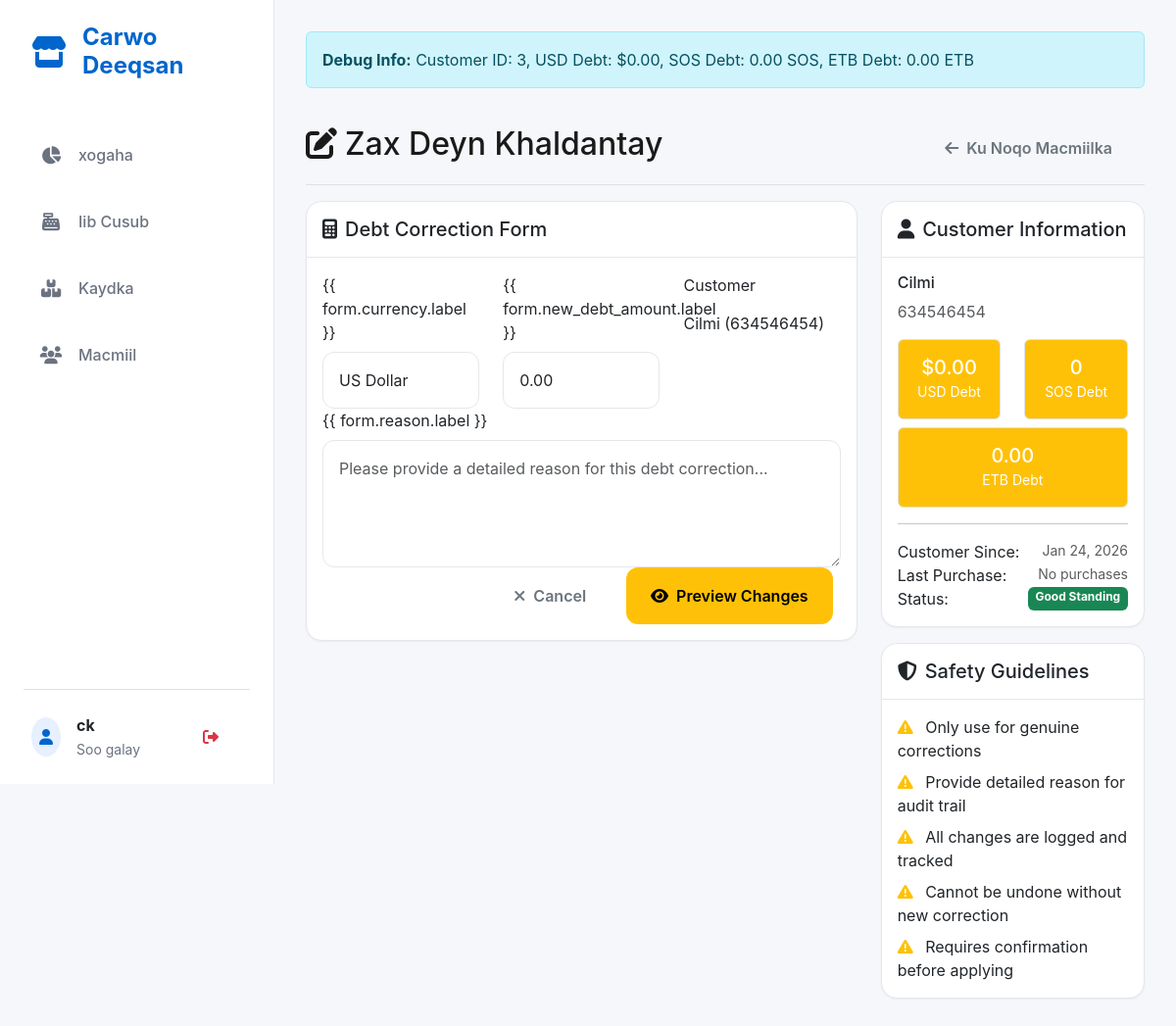
/customers/3/correct-debt/ (signed in), run on the app's committed database.
### core/models.py (models this page shows, shortened)
class User(AbstractUser):
    phone = models.CharField(max_length=15, blank=True, null=True)
    date_created = models.DateTimeField(auto_now_add=True)
    date_updated = models.DateTimeField(auto_now=True)
    class Meta:
        verbose_name = "Admin User"
        verbose_name_plural = "Admin Users"

class Customer(models.Model):
    name = models.CharField(max_length=200, blank=True, null=True)
    phone = models.CharField(max_length=15, blank=True, null=True) # Unique constraint relaxed by migration
    total_debt_usd = models.DecimalField(max_digits=10, decimal_places=2, default=0.00, help_text="Total debt in USD")
    total_debt_sos = models.DecimalField(max_digits=10, decimal_places=2, default=0.00, help_text="Total debt in SOS")
    total_debt_etb = models.DecimalField(max_digits=10, decimal_places=2, default=0.00, help_text="Total debt in ETB")
    date_created = models.DateTimeField(auto_now_add=True)
    last_purchase_date = models.DateTimeField(null=True, blank=True)
    is_active = models.BooleanField(default=True)
    class Meta:
        verbose_name = "Customer"
        verbose_name_plural = "Customers"

### core/views.py (the view)
# urls.py: path('customers/<int:customer_id>/correct-debt/', views.correct_customer_debt, name='correct_customer_debt'),
@superuser_required
def correct_customer_debt(request, customer_id):
    customer = get_object_or_404(Customer, id=customer_id)
    if request.method == 'POST':
        form = DebtCorrectionForm(request.POST, customer=customer)
        if form.is_valid():
            currency = form.cleaned_data['currency']
            new_debt_amount = form.cleaned_data['new_debt_amount']
            reason = form.cleaned_data['reason']
            old_debt_amount = form.cleaned_data['old_debt_amount']
            adjustment_amount = form.cleaned_data['adjustment_amount']
            debt_correction = DebtCorrection.objects.create(
                customer=customer,
                currency=currency,
                old_debt_amount=old_debt_amount,
                new_debt_amount=new_debt_amount,
                adjustment_amount=adjustment_amount,
                reason=reason,
                user=request.user,
                ip_address=request.META.get('REMOTE_ADDR')
            )
            if currency == 'USD':
                customer.total_debt_usd = new_debt_amount
            elif currency == 'SOS':  # SOS
                customer.total_debt_sos = new_debt_amount
            elif currency == 'ETB':  # ETB
                customer.total_debt_etb = new_debt_amount
            customer.save()
            log_audit_action(
                request.user, 'DEBT_CORRECTED', 'Customer', customer.id,
                f'Manual debt correction: {currency} {old_debt_amount} -> {new_debt_amount} (adjustment: {adjustment_amount:+.2f}). Reason: {reason}',
                request.META.get('REMOTE_ADDR')
            )
            messages.success(
                request,
                f'Debt corrected successfully! {currency} debt changed from {old_debt_amount} to {new_debt_amount} (adjustment: {adjustment_amount:+.2f})'
            )
            return redirect('core:customer_detail', customer_id=customer.id)
    else:
        form = DebtCorrectionForm(customer=customer)
    current_debt_usd = customer.total_debt_usd
    current_debt_sos = customer.total_debt_sos
    recent_corrections = customer.debt_corrections.all()[:5]
    context = {
        'customer': customer,
        'form': form,
        'current_debt_usd': current_debt_usd,
        'current_debt_sos': current_debt_sos,
        'current_debt_etb': customer.total_debt_etb,
        'recent_corrections': recent_corrections,
    }
    return render(request, 'core/correct_customer_debt.html', context)

### core/forms.py (shortened to what this page needs)
class DebtCorrectionForm(forms.ModelForm):
    CURRENCY_CHOICES = [
        ('USD', 'US Dollar'),
        ('SOS', 'Somaliland Shilling'),
        ('ETB', 'Ethiopian Birr'),
    ]
    currency = forms.ChoiceField(
        choices=CURRENCY_CHOICES,
        widget=forms.Select(attrs={'class': 'form-control'})
    )
    class Meta:
        model = DebtCorrection
        fields = ['currency', 'new_debt_amount', 'reason']
        widgets = {
            'new_debt_amount': forms.NumberInput(attrs={
                'class': 'form-control',
                'step': '0.01',
                'min': '0.00'
            }),
            'reason': forms.Textarea(attrs={
                'class': 'form-control',
                'rows': 4,
                'placeholder': 'Please provide a detailed reason for this debt correction...'
            })
        }
    def __init__(self, *args, **kwargs):
        self.customer = kwargs.pop('customer', None)
        super().__init__(*args, **kwargs)
        if self.customer:
            self.fields['currency'].initial = 'USD'  # Default to USD
            self.fields['new_debt_amount'].initial = self.customer.total_debt_usd

### core/permissions_policy.py (called while the page is built)
    def process_response(self, request, response):
        existing = response.get('Permissions-Policy')
        policy = "camera=(self)"
        if existing:
            if 'camera=' not in existing:
                response['Permissions-Policy'] = f"{existing}, {policy}"
        else:
            response['Permissions-Policy'] = policy
        return response

### core/views.py (called while the page is built)
def superuser_required(view_func):
    @wraps(view_func)
    def _wrapped_view(request, *args, **kwargs):
        if not request.user.is_authenticated:
            messages.error(request, "Authentication required.")
            return redirect('admin:login')
        if not request.user.is_superuser:
            messages.error(request, "Superuser privileges required.")
            return redirect('core:dashboard')
        return view_func(request, *args, **kwargs)
    return _wrapped_view

### core/templates/core/correct_customer_debt.html (shortened to what this page needs)
{% extends 'core/base.html' %}
{% block content %}
<div class="alert alert-info">
    <strong>Debug Info:</strong>
    Customer ID: {{ customer.id }},
    USD Debt: ${{ current_debt_usd|floatformat:2 }},
    SOS Debt: {{ current_debt_sos|floatformat:2 }} SOS,
    ETB Debt: {{ current_debt_etb|floatformat:2 }} ETB
</div>
<div class="d-flex justify-content-between flex-wrap flex-md-nowrap align-items-center pt-3 pb-2 mb-3 border-bottom">
    <h1 class="h2">
        <i class="fas fa-edit me-2"></i>Zax Deyn Khaldantay
    </h1>
    <div class="btn-toolbar mb-2 mb-md-0">
        <div class="btn-group me-2">
            <a href="{% url 'core:customer_detail' customer.id %}" class="btn btn-outline-secondary">
                <i class="fas fa-arrow-left me-2"></i>Ku Noqo Macmiilka
            </a>
        </div>
    </div>
</div>
<div class="row">
    <div class="col-lg-8">
        <div class="card">
            <div class="card-header">
                <h5 class="card-title mb-0">
                    <i class="fas fa-calculator me-2"></i>Debt Correction Form
                </h5>
            </div>
            <div class="card-body">
                <form method="post" id="debtCorrectionForm">
                    <div class="row">
                        <div class="col-md-4">
                            <label for="{{ form.currency.id_for_label }}" class="form-label">{{ form.currency.label
                                }}</label>
                            {{ form.currency }}
                        </div>
                        <div class="col-md-4">
                            <label for="{{ form.new_debt_amount.id_for_label }}" class="form-label">{{
                                form.new_debt_amount.label }}</label>
                            {{ form.new_debt_amount }}
                        </div>
                        <div class="col-md-4">
                            <label class="form-label">Customer</label>
                            <div class="form-control-plaintext">{{ customer.name }} ({{ customer.phone }})</div>
                        </div>
                    </div>
                    <div class="row">
                        <div class="col-12">
                            <label for="{{ form.reason.id_for_label }}" class="form-label">{{ form.reason.label
                                }}</label>
                            {{ form.reason }}
                        </div>
                    </div>
                    <div class="d-grid gap-2 d-md-flex justify-content-md-end">
                        <a href="{% url 'core:customer_detail' customer.id %}"
                            class="btn btn-outline-secondary me-md-2">
                            <i class="fas fa-times me-2"></i>Cancel
                        </a>
                        <button type="button" class="btn btn-warning me-md-2" id="previewBtn">
                            <i class="fas fa-eye me-2"></i>Preview Changes
                        </button>
                    </div>
                </form>
            </div>
        </div>
    </div>
    <div class="col-lg-4">
        <div class="card">
            <div class="card-header">
                <h5 class="card-title mb-0">
                    <i class="fas fa-user me-2"></i>Customer Information
                </h5>
            </div>
            <div class="card-body">
                <h6>{{ customer.name }}</h6>
                <p class="text-muted">{{ customer.phone }}</p>
                <div class="row text-center">
                    <div class="col-6">
                        <div class="border rounded p-3 bg-warning text-white">
                            <h5 class="mb-0">${{ current_debt_usd|floatformat:2 }}</h5>
                            <small>USD Debt</small>
                        </div>
                    </div>
                    <div class="col-6">
                        <div class="border rounded p-3 bg-warning text-white">
                            <h5 class="mb-0">{{ current_debt_sos|floatformat:0 }}</h5>
                            <small>SOS Debt</small>
                        </div>
                    </div>
                </div>
                <div class="row text-center mt-2">
                    <div class="col-12">
                        <div class="border rounded p-3 bg-warning text-white">
                            <h5 class="mb-0">{{ current_debt_etb|floatformat:2 }}</h5>
                            <small>ETB Debt</small>
                        </div>
                    </div>
                </div>
                <hr>
                <div class="d-flex justify-content-between">
                    <span>Customer Since:</span>
                    <small class="text-muted">{{ customer.date_created|date:"M d, Y" }}</small>
                </div>
                <div class="d-flex justify-content-between">
                    <span>Last Purchase:</span>
                    <small class="text-muted">
                        {% if customer.last_purchase_date %}
                        {{ customer.last_purchase_date|date:"M d, Y" }}
                        {% else %}
                        No purchases
                        {% endif %}
                    </small>
                </div>
                <div class="d-flex justify-content-between">
                    <span>Status:</span>
                    {% if current_debt_usd > 0 or current_debt_sos > 0 or current_debt_etb > 0 %}
                    <span class="badge bg-warning">Has Debt</span>
                    {% else %}
                    <span class="badge bg-success">Good Standing</span>
                    {% endif %}
                </div>
            </div>
        </div>
        <div class="card mt-3">
            <div class="card-header">
                <h5 class="card-title mb-0">
                    <i class="fas fa-shield-alt me-2"></i>Safety Guidelines
                </h5>
            </div>
            <div class="card-body">
                <ul class="list-unstyled mb-0">
                    <li class="mb-2">
                        <i class="fas fa-exclamation-triangle text-warning me-2"></i>
                        Only use for genuine corrections
                    </li>
                    <li class="mb-2">
                        <i class="fas fa-exclamation-triangle text-warning me-2"></i>
                        Provide detailed reason for audit trail
                    </li>
                    <li class="mb-2">
                        <i class="fas fa-exclamation-triangle text-warning me-2"></i>
                        All changes are logged and tracked
                    </li>
                    <li class="mb-2">
                        <i class="fas fa-exclamation-triangle text-warning me-2"></i>
                        Cannot be undone without new correction
                    </li>
                    <li>
                        <i class="fas fa-exclamation-triangle text-warning me-2"></i>
                        Requires confirmation before applying
                    </li>
                </ul>
            </div>
        </div>
    </div>
</div>
{% endblock %}

### core/templates/core/base.html (shortened to what this page needs)
<!DOCTYPE html>
<html lang="so">
<head>
    <link href="https://cdn.jsdelivr.net/npm/bootstrap@5.3.0/dist/css/bootstrap.min.css" rel="stylesheet">
    <link rel="stylesheet" href="https://cdnjs.cloudflare.com/ajax/libs/font-awesome/6.4.0/css/all.min.css">
    <link rel="stylesheet" href="https://cdnjs.cloudflare.com/ajax/libs/animate.css/4.1.1/animate.min.css" />
</head>
<body>
    <div class="app-shell">
        <nav class="desktop-sidebar">
            <div class="mb-5 px-2">
                <a href="{% url 'core:dashboard' %}"
                    class="d-flex align-items-center text-primary text-decoration-none">
                    <i class="fas fa-store fa-2x me-3"></i>
                    <span class="h4 mb-0 fw-bold">Carwo Deeqsan</span>
                </a>
            </div>
            <div class="d-flex flex-column gap-2 flex-grow-1">
                <a href="{% url 'core:dashboard' %}"
                    class="nav-item {% if request.resolver_match.url_name == 'dashboard' %}active{% endif %}">
                    <i class="fas fa-chart-pie"></i> xogaha
                </a>
                {% if user.is_superuser or user.can_sell %}
                <a href="{% url 'core:create_sale' %}"
                    class="nav-item {% if request.resolver_match.url_name == 'create_sale' %}active{% endif %}">
                    <i class="fas fa-cash-register"></i> Iib Cusub
                </a>
                {% endif %}
                {% if user.is_superuser or user.can_restock %}
                <a href="{% url 'core:inventory_list' %}"
                    class="nav-item {% if request.resolver_match.url_name == 'inventory_list' %}active{% endif %}">
                    <i class="fas fa-boxes"></i> Kaydka
                </a>
                {% endif %}
                <a href="{% url 'core:customers_list' %}"
                    class="nav-item {% if request.resolver_match.url_name == 'customers_list' %}active{% endif %}">
                    <i class="fas fa-users"></i> Macmiil
                </a>
            </div>
            <div class="mt-auto pt-4 border-top">
                <div class="d-flex align-items-center justify-content-between px-2">
                    <div class="d-flex align-items-center">
                        <div class="bg-primary bg-opacity-10 text-primary rounded-circle p-2 me-3"><i
                                class="fas fa-user"></i></div>
                        <div>
                            <div class="fw-bold text-dark">{{ user.get_full_name|default:user.username }}</div>
                            <small class="text-secondary">Soo galay</small>
                        </div>
                    </div>
                    <form method="post" action="{% url 'logout' %}">{% csrf_token %}<button type="submit"
                            class="btn btn-sm btn-outline-danger border-0"><i class="fas fa-sign-out-alt"></i></button>
                    </form>
                </div>
            </div>
        </nav>
        <main class="main-content">
            {% block content %}{% endblock %}
        </main>
    </div>
</body>
</html>

### data on the page
User: get_full_name "ck"
Customer: id "3", total_debt_usd "0.00", total_debt_sos "0.00", total_debt_etb "0.00", name "Cilmi", phone "634546454", total_debt_sos "0", date_created "Jan 24, 2026"
